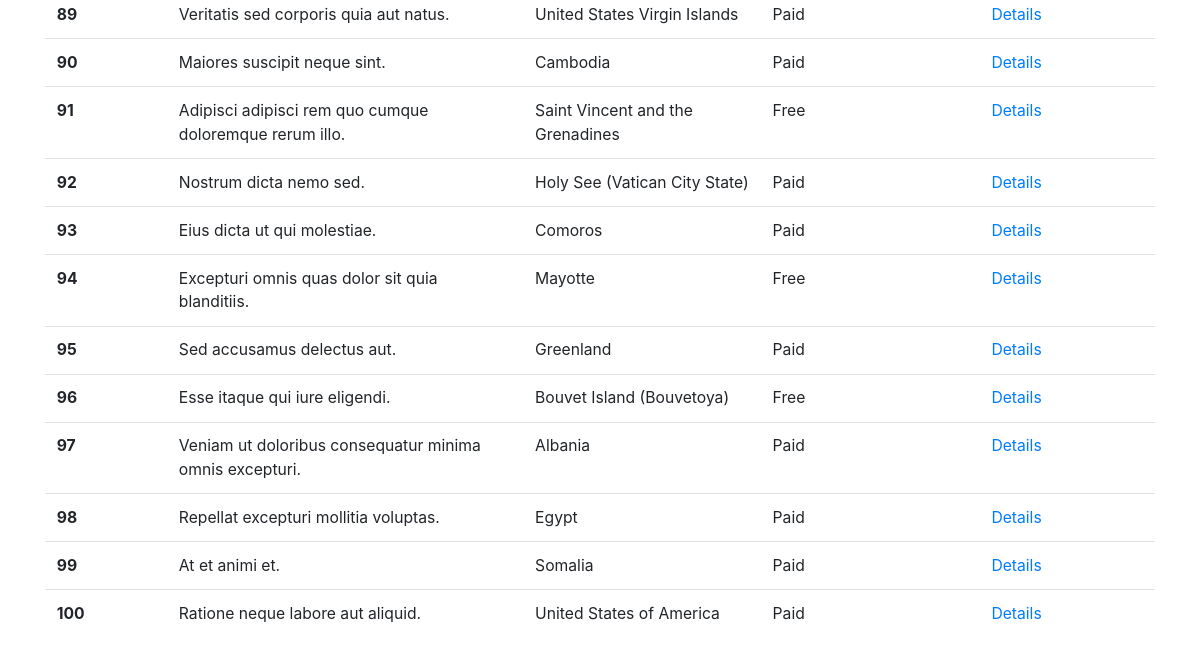
/events/all-events/ (lower part), run on an earlier commit of the app's database.
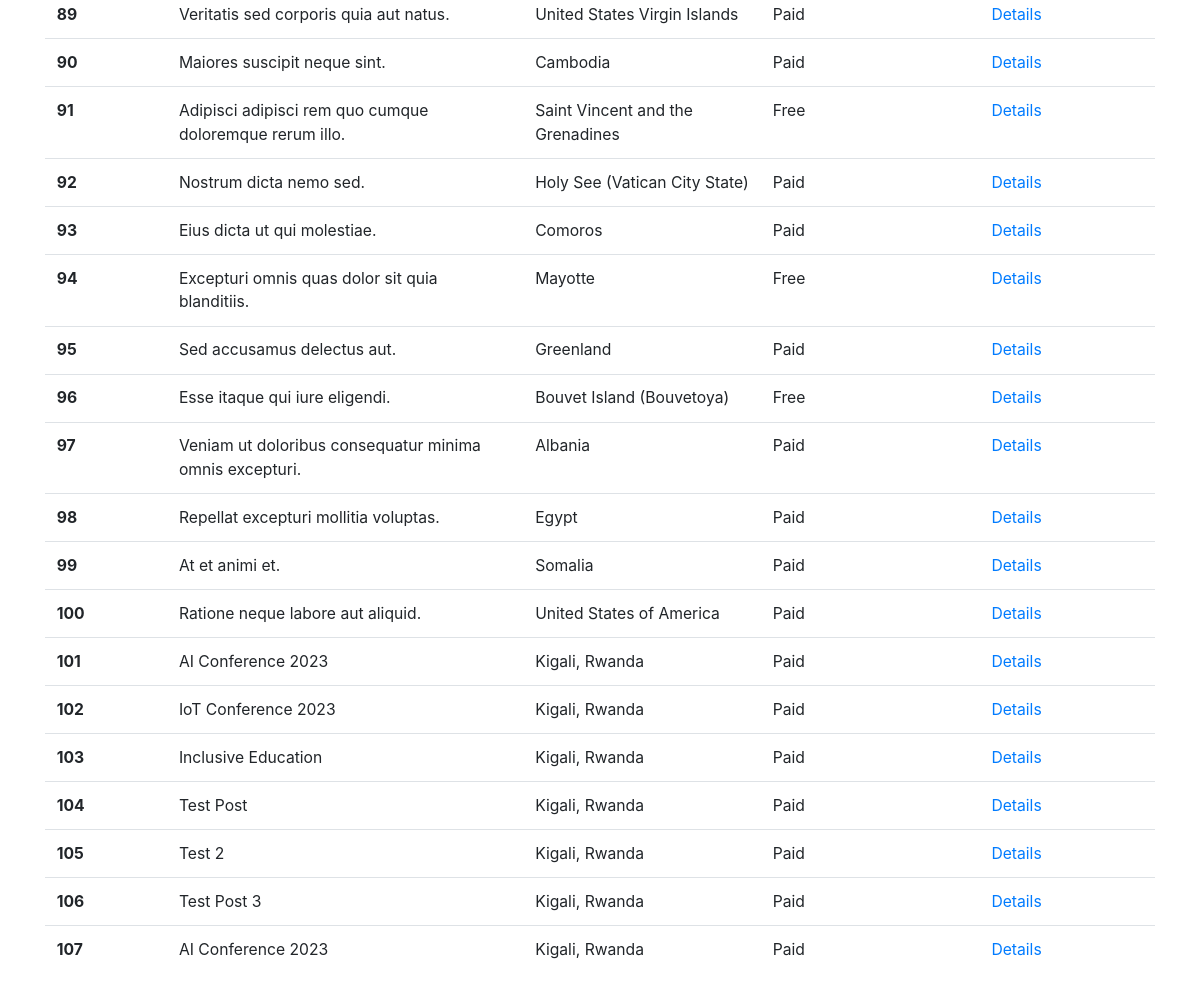
And on a later commit of the database.
### event/models.py (models this page shows, shortened)
class Event(models.Model):
    title = models.CharField(max_length=100)
    description = models.TextField(blank=True)
    start_date = models.DateField()
    end_date = models.DateTimeField()
    location = models.CharField(max_length=100)
    category = models.ForeignKey(Category, on_delete=models.CASCADE)
    is_free = models.BooleanField()
    class Meta:
        verbose_name = 'Event'
        verbose_name_plural = 'Events'
        ordering = ["id"]

### event/views.py (the view)
# urls.py: path('all-events/', views.all_events_view),
def all_events_view(request):
    events = Event.objects.all()
    print("EV 1", events[0].title, events[0].start_date)
    return render(request, 'event/events.html', context={"events": events})

### templates/event/events.html (shortened to what this page needs)
{% extends 'base.html' %}
{%block content %}
<table class="table">
  <tbody>
    {% for event in events %}
    <tr>
      <th scope="row">{{event.id}}</th>
      <td style="max-width: 150px">{{event.title}}</td>
      <td style="max-width: 100px">{{event.location}}</td>
      {% if event.is_free %}
      <td>Free</td>
      {% else %}
      <td>Paid</td>
      {% endif %}
      <td>
        <a
          href="/events/{{event.title}}"
          class="link-primary link-offset-2 link-underline-opacity-25 link-underline-opacity-100-hover"
          >Details</a
        >
      </td>
    </tr>
    {% endfor %}
  </tbody>
</table>
{% endblock content %}

What changed in the data, as far as the page shows it:
added Event: id "101", title "AI Conference 2023", location "Kigali, Rwanda", is_free "Paid"
added Event: id "102", title "IoT Conference 2023", location "Kigali, Rwanda", is_free "Paid"
added Event: id "103", title "Inclusive Education", location "Kigali, Rwanda", is_free "Paid"
added Event: id "104", title "Test Post", location "Kigali, Rwanda", is_free "Paid"
added Event: id "105", title "Test 2", location "Kigali, Rwanda", is_free "Paid"
added Event: id "106", title "Test Post 3", location "Kigali, Rwanda", is_free "Paid"
added Event: id "107", title "AI Conference 2023", location "Kigali, Rwanda", is_free "Paid"
